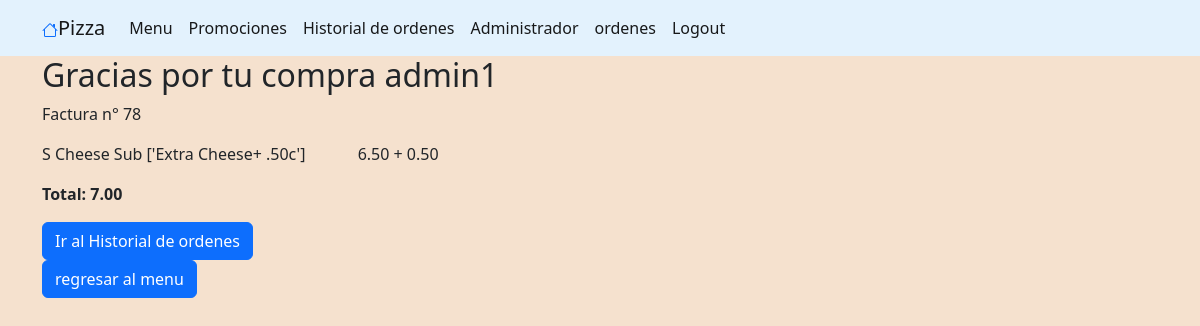
The app's page /success/ (signed in) with its own data.
### orders/models.py (models this page shows, shortened)
class Order(models.Model):
    ref_code = models.CharField(max_length=15, blank=True)
    owner = models.ForeignKey(Profile, on_delete=models.SET_NULL, null=True)
    is_ordered = models.BooleanField(default=False)
    ordered_items = models.ManyToManyField(OrderItem)
    date_ordered = models.DateTimeField(auto_now=True)
    def get_cart_ordered_items(self):
        return self.ordered_items.all()
    def get_cart_total(self):
        return sum([item.menu_item.price for item in self.ordered_items.all()]
        + [item.extras_cost for item in self.ordered_items.all()])

class OrderItem(models.Model):
    menu_item = models.ForeignKey(Menu_Item,on_delete=models.CASCADE,
                                    blank=True, null=True)
    is_ordered = models.BooleanField(default=False)
    date_added = models.DateTimeField(auto_now=True)
    date_ordered = models.DateTimeField(null=True)
    is_topping =models.BooleanField(default=False)
    num_extras = models.IntegerField( blank=True, default=0)
    extras = models.CharField(max_length=400,  blank=True, null=True)
    extras_cost = models.DecimalField(max_digits=4,decimal_places=2, default = 0.00)
    ptoppings = models.CharField(max_length=400,  blank=True, null=True)

class Menu_Item(models.Model):
    MENU_CATEGORIES = (
    ('Pizza', 'Pizza'),
    ('Pasta', 'Pasta'),
    ('Subs', 'Subs'),
    ('Salad', 'Salad'),
    ('Dinner_Platter', 'Dinner_Platter'),
    ('Topping', 'Topping'),
    ('Extra', 'Extra'),
    ('Dessert', 'Dessert'),
    ('Pastry', 'Pastry'),
    ('Main', 'Main'),
    ('Appetizer', 'Appetizer'),
    ('Side', 'Side'),
    ('Miscellaneous', 'Miscellaneous')
    )
    SIZE_CATEGORIES = (
    ('Sm', 'Small'),
    ('Md', 'Medium'),
    ('Lg', 'Large'),
    ('XL', 'Extra_Large')
    )
    category = models.CharField(max_length=36, null=True, blank=True,
                                choices=MENU_CATEGORIES,
                                help_text='Categoría del elemento del menú.')
    name = models.CharField(max_length=128,
                            help_text='Nombre del elemento del menú')
    price =  models.DecimalField(max_digits=4, null=True, blank=True,
                                decimal_places=2, default=0.00)
    sizes = models.CharField(max_length=4, null=True, blank=True,
                                choices=SIZE_CATEGORIES,
                                help_text='Ingrese el tamaños \
                                            del elemento del menú')
    toppings = models.CharField( max_length=400, blank=True, null=True,
                                help_text='Introducir ingredientes')
    num_toppings = models.CharField(max_length=10, blank=True, null=True)

### orders/views.py (the view)
# urls.py: path('success/', views.success, name='success'),
@login_required()
def success(request, **kwargs):
    user_profile = get_object_or_404(Profile, user=request.user)
    finished_order = Order.objects.filter(owner=user_profile, is_ordered=True).last()
    context = {
        'order': finished_order,
    }
    return render(request, 'orders/purchase_success.html', context)

### orders/templates/orders/purchase_success.html (shortened to what this page needs)
{% extends 'orders/layout.html' %}
{% block template %}
{% load static %}
<div class="col-12">
  <h2>Gracias por tu compra {{user.username}}</h2>
  <p>Factura n° {{order.id}} </p>
  <p>
    {% for item in order.get_cart_ordered_items %}
  {% if item.num_extras > 0 %}
  <p>
    {{item.menu_item.sizes}}
    {{ item.menu_item.name }}
    {{ item.extras }}
    {% if item.num_extras > 0 %}
      <span class="px-5">{{ item.menu_item.price }} + {{item.extras_cost}}</span>
    {% endif %}
  </p>
  {% endif %}
  {% endfor %}
  <p><b>Total: </b><span><b> {{ order.get_cart_total }}</b></span></p>
</div>
<div class="col-12">
  <a href="{% url 'orders:profile' %}" class="btn btn-primary">Ir al Historial de ordenes</a>
</div>
<div class="col-12">
  <a href="{% url 'orders:index' %}" class="btn btn-primary">regresar al menu </a>
</div>
{% endblock %}

### orders/static/style/style.css (style rules this page uses)
#body { background-color: #f5e1ce !important; }

### records on screen
Order: id "78", get_cart_total "7.00"
OrderItem: menu_item.sizes "S", menu_item.name "Cheese Sub", extras "['Extra Cheese+ .50c']", menu_item.price "6.50", extras_cost "0.50"

### other values on screen
{{ user.username }} "admin1"
